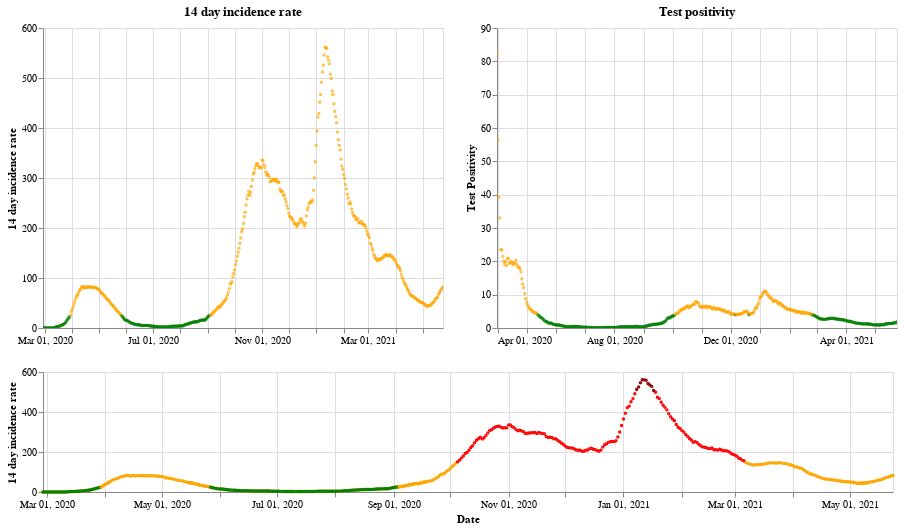

The notebook cell saved with this chart:
### Markdown cell above
## Scotland

### Code cell
plot_traffic_light('Scotland')

### Figure 1 — Vega-Lite specification as saved in the notebook (floating-point values rounded to 4 significant figures; data arrays with more than 128 entries replaced by an {"elided": "..."} marker saying what was removed)
{"config": {"view": {"continuousWidth": 400, "continuousHeight": 300}}, "vconcat": [{"hconcat": [{"mark": {"type": "point", "size": 2}, "encoding": {"color": {"condition": {"value": "green", "test": "(datum.twoWeeklyCasesRate <= 25)"}, "value": "orange"}, "tooltip": [{"type": "nominal", "field": "areaName"}, {"type": "temporal", "field": "date"}, {"type": "quantitative", "field": "twoWeeklyCasesRate"}, {"type": "quantitative", "field": "testPositivity"}], "x": {"type": "temporal", "axis": {"title": ""}, "field": "date", "scale": {"domain": {"selection": "DateBrush"}}, "timeUnit": "yearmonthdate"}, "y": {"type": "quantitative", "axis": {"title": "14 day incidence rate"}, "field": "twoWeeklyCasesRate"}}, "title": "14 day incidence rate", "width": 400}, {"mark": {"type": "point", "size": 2}, "encoding": {"color": {"condition": {"value": "green", "test": "(datum.testPositivity <= 4)"}, "value": "orange"}, "tooltip": [{"type": "nominal", "field": "areaName"}, {"type": "temporal", "field": "date"}, {"type": "quantitative", "field": "twoWeeklyCasesRate"}, {"type": "quantitative", "field": "testPositivity"}], "x": {"type": "temporal", "axis": {"title": ""}, "field": "date", "scale": {"domain": {"selection": "DateBrush"}}, "timeUnit": "yearmonthdate"}, "y": {"type": "quantitative", "axis": {"title": "Test Positivity"}, "field": "testPositivity"}}, "title": "Test positivity", "width": 400}]}, {"layer": [{"mark": {"type": "point", "size": 2}, "encoding": {"color": {"condition": {"value": "orange", "test": "((50 && datum.twoWeeklyCasesRate) < 150)"}, "value": "red"}, "opacity": {"condition": {"value": 1, "test": "((50 && datum.twoWeeklyCasesRate) < 500)"}, "value": 0}, "tooltip": [{"type": "nominal", "field": "areaName"}, {"type": "temporal", "field": "date"}, {"type": "quantitative", "field": "twoWeeklyCasesRate"}, {"type": "quantitative", "field": "testPositivity"}], "x": {"type": "temporal", "axis": {"title": "Date"}, "field": "date", "timeUnit": "yearmonthdate"}, "y": {"type": "quantitative", "axis": {"title": "14 day incidence rate"}, "field": "twoWeeklyCasesRate"}}, "selection": {"DateBrush": {"type": "interval", "encodings": ["x"], "fields": ["Time"]}}, "width": 850}, {"mark": {"type": "point", "size": 2}, "encoding": {"color": {"value": "darkred"}, "opacity": {"condition": {"value": 1, "test": "(datum.twoWeeklyCasesRate >= 500)"}, "value": 0}, "tooltip": [{"type": "nominal", "field": "areaName"}, {"type": "temporal", "field": "date"}, {"type": "quantitative", "field": "twoWeeklyCasesRate"}, {"type": "quantitative", "field": "testPositivity"}], "x": {"type": "temporal", "axis": {"title": "Date"}, "field": "date", "timeUnit": "yearmonthdate"}, "y": {"type": "quantitative", "axis": {"title": "14 day incidence rate"}, "field": "twoWeeklyCasesRate"}}, "width": 400}, {"mark": {"type": "point", "size": 2}, "encoding": {"color": {"condition": {"value": "green", "test": "((4 && datum.twoWeeklyCasesRate) < 25)"}, "value": "orange"}, "opacity": {"condition": {"value": 1, "test": "(datum.twoWeeklyCasesRate < 50)"}, "value": 0}, "tooltip": [{"type": "nominal", "field": "areaName"}, {"type": "temporal", "field": "date"}, {"type": "quantitative", "field": "twoWeeklyCasesRate"}, {"type": "quantitative", "field": "testPositivity"}], "x": {"type": "temporal", "axis": {"title": "Date"}, "field": "date", "timeUnit": "yearmonthdate"}, "y": {"type": "quantitative", "axis": {"title": "14 day incidence rate"}, "field": "twoWeeklyCasesRate"}}, "width": 400}], "height": 120, "width": 800}], "data": {"name": "data-fa228059b1a4442f72a0dad00aeab457"}, "$schema": "https://vega.github.io/schema/vega-lite/v4.8.1.json", "datasets": {"data-fa228059b1a4442f72a0dad00aeab457": {"elided": "452 records"}}}
